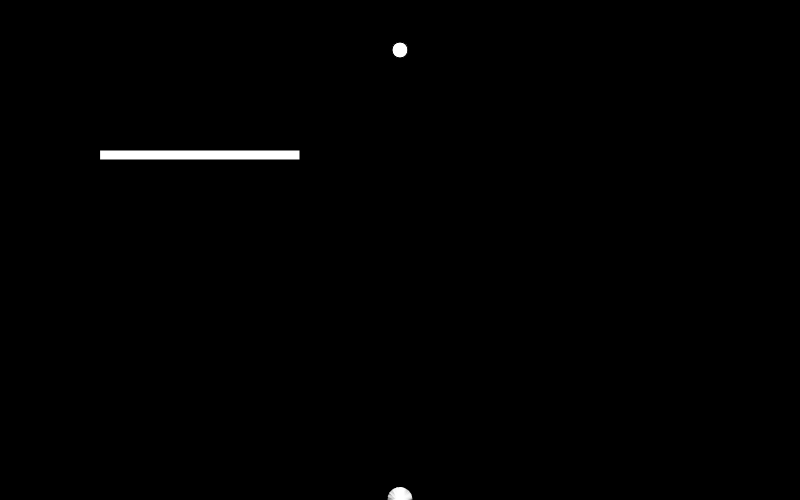
Frame 1 (no input)
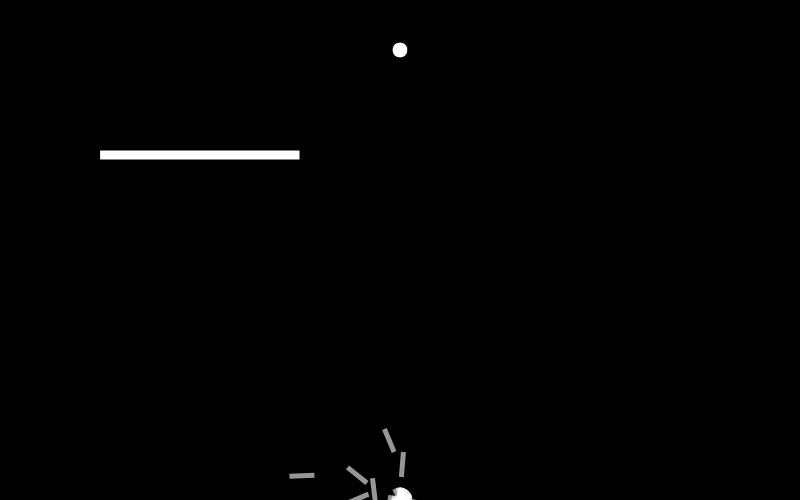
Frame 60 (no input)
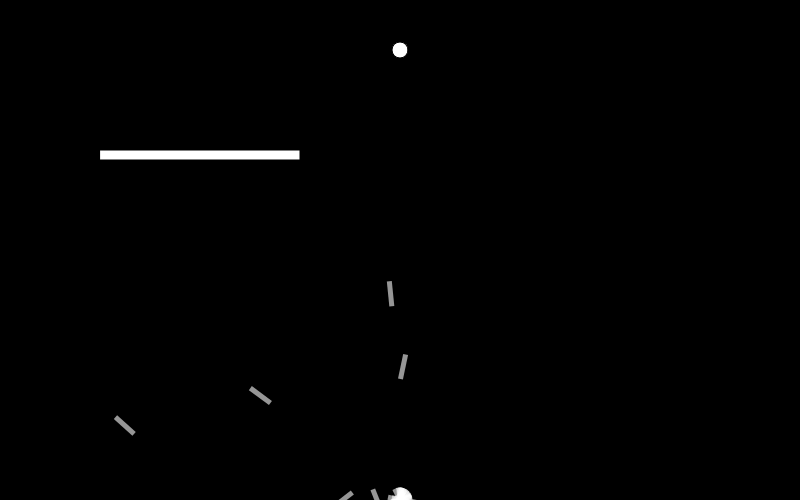
Frame 120 (the mouse pressed at the canvas centre since frame 60)

The p5.js sketch that drew these frames (run headless with seeded random() and noise() and a simulated clock; from frame 60 on, the mouse is pressed at the canvas centre):

// p5.js sketch
// ── sketch.js
// Daniel Shiffman
// http://codingtra.in
// http://patreon.com/codingtrain
// Code for: https://youtu.be/bGz7mv2vD6g

var population;
// Each rocket is alive till 400 frames
var lifespan = 400;
// Made to display count on screen
var lifeP;
// Keeps track of frames
var count = 0;
// Where rockets are trying to go
var target;
// Max force applied to rocket
var maxforce = 0.2;

// Dimensions of barrier
var rx = 100;
var ry = 150;
var rw = 200;
var rh = 10;

function setup() {
  createCanvas(800, 500);
  population = new Population();
  lifeP = createP();
  target = createVector(width / 2, 50);

}

function draw() {
  background(0);
  population.run();
  // Displays count to window
  lifeP.html(count);

  count++;
  if (count == lifespan) {
    population.evaluate();
    population.selection();
    // Population = new Population();
    count = 0;
  }
  // Renders barrier for rockets
  fill(255);
  rect(rx, ry, rw, rh);
  // Renders target
  ellipse(target.x, target.y, 16, 16);
}

// ── dna.js
// Daniel Shiffman
// http://codingtra.in
// http://patreon.com/codingtrain
// Code for: https://youtu.be/bGz7mv2vD6g

function DNA(genes) {
  // Recieves genes and create a dna object
  if (genes) {
    this.genes = genes;
  }
  // If no genes just create random dna
  else {
    this.genes = [];
    for (var i = 0; i < lifespan; i++) {
      // Gives random vectors
      this.genes[i] = p5.Vector.random2D();
      // Sets maximum force of vector to be applied to a rocket
      this.genes[i].setMag(maxforce);
    }
  }
  // Performs a crossover with another member of the species
  this.crossover = function(partner) {
    var newgenes = [];
    // Picks random midpoint
    var mid = floor(random(this.genes.length));
    for (var i = 0; i < this.genes.length; i++) {
      // If i is greater than mid the new gene should come from this partner
      if (i > mid) {
        newgenes[i] = this.genes[i];
      }
      // If i < mid new gene should come from other partners gene's
      else {
        newgenes[i] = partner.genes[i];
      }
    }
    // Gives DNA object an array
    return new DNA(newgenes);
  }

  // Adds random mutation to the genes to add variance.
  this.mutation = function() {
    for (var i = 0; i < this.genes.length; i++) {
      // if random number less than 0.01, new gene is then random vector
      if (random(1) < 0.01) {
        this.genes[i] = p5.Vector.random2D();
        this.genes[i].setMag(maxforce);
      }
    }
  }

}
// ── population.js
// Daniel Shiffman
// http://codingtra.in
// http://patreon.com/codingtrain
// Code for: https://youtu.be/bGz7mv2vD6g

function Population() {
  // Array of rockets
  this.rockets = [];
  // Amount of rockets
  this.popsize = 25;
  // Amount parent rocket partners
  this.matingpool = [];

  // Associates a rocket to an array index
  for (var i = 0; i < this.popsize; i++) {
    this.rockets[i] = new Rocket();
  }

  this.evaluate = function() {

    var maxfit = 0;
    // Iterate through all rockets and calcultes their fitness
    for (var i = 0; i < this.popsize; i++) {
      // Calculates fitness
      this.rockets[i].calcFitness();
      // If current fitness is greater than max, then make max equal to current
      if (this.rockets[i].fitness > maxfit) {
        maxfit = this.rockets[i].fitness;
      }
    }
    // Normalises fitnesses
    for (var i = 0; i < this.popsize; i++) {
      this.rockets[i].fitness /= maxfit;
    }

    this.matingpool = [];
    // Take rockets fitness make in to scale of 1 to 100
    // A rocket with high fitness will highly likely will be in the mating pool
    for (var i = 0; i < this.popsize; i++) {
      var n = this.rockets[i].fitness * 100;
      for (var j = 0; j < n; j++) {
        this.matingpool.push(this.rockets[i]);
      }
    }
  }
  // Selects appropriate genes for child
  this.selection = function() {
    var newRockets = [];
    for (var i = 0; i < this.rockets.length; i++) {
      // Picks random dna
      var parentA = random(this.matingpool).dna;
      var parentB = random(this.matingpool).dna;
      // Creates child by using crossover function
      var child = parentA.crossover(parentB);
      child.mutation();
      // Creates new rocket with child dna
      newRockets[i] = new Rocket(child);
    }
    // This instance of rockets are the new rockets
    this.rockets = newRockets;
  }

  // Calls for update and show functions
  this.run = function() {
    for (var i = 0; i < this.popsize; i++) {
      this.rockets[i].update();
      // Displays rockets to screen
      this.rockets[i].show();
    }
  }
}
// ── rocket.js
// Daniel Shiffman
// http://codingtra.in
// http://patreon.com/codingtrain
// Code for: https://youtu.be/bGz7mv2vD6g

// Constructor function
function Rocket(dna) {
  // Physics of rocket at current instance
  this.pos = createVector(width / 2, height);
  this.vel = createVector();
  this.acc = createVector();
  // Checkes rocket has reached target
  this.completed = false;
  // Checks if rocket had crashed
  this.crashed = false;
  // Gives a rocket dna
  if (dna) {
    this.dna = dna;
  } else {
    this.dna = new DNA();
  }
  this.fitness = 0;

  // Object can recieve force and add to acceleration
  this.applyForce = function(force) {
    this.acc.add(force);
  }
  // Calulates fitness of rocket
  this.calcFitness = function() {
    // Takes distance to target
    var d = dist(this.pos.x, this.pos.y, target.x, target.y);

    // Maps range of fitness
    this.fitness = map(d, 0, width, width, 0);
    // If rocket gets to target increase fitness of rocket
    if (this.completed) {
      this.fitness *= 10;
    }
    // If rocket does not get to target decrease fitness
    if (this.crashed) {
      this.fitness /= 10;
    }

  }
  // Updates state of rocket
  this.update = function() {
    // Checks distance from rocket to target
    var d = dist(this.pos.x, this.pos.y, target.x, target.y);
    // If distance less than 10 pixels, then it has reached target
    if (d < 10) {
      this.completed = true;
      this.pos = target.copy();
    }
    // Rocket hit the barrier
    if (this.pos.x > rx && this.pos.x < rx + rw && this.pos.y > ry && this.pos.y < ry + rh) {
      this.crashed = true;
    }
    // Rocket has hit left or right of window
    if (this.pos.x > width || this.pos.x < 0) {
      this.crashed = true;
    }
    // Rocket has hit top or bottom of window
    if (this.pos.y > height || this.pos.y < 0) {
      this.crashed = true;
    }


    //applies the random vectors defined in dna to consecutive frames of rocket
    this.applyForce(this.dna.genes[count]);
    // if rocket has not got to goal and not crashed then update physics engine
    if (!this.completed && !this.crashed) {
      this.vel.add(this.acc);
      this.pos.add(this.vel);
      this.acc.mult(0);
      this.vel.limit(4);
    }
  }
  // displays rocket to window
  this.show = function() {
    // push and pop allow's rotating and translation not to affect other objects
    push();
    //color customization of rockets
    noStroke();
    fill(255, 150);
    //translate to the postion of rocket
    translate(this.pos.x, this.pos.y);
    //rotatates to the angle the rocket is pointing
    rotate(this.vel.heading());
    //creates a rectangle shape for rocket
    rectMode(CENTER);
    rect(0, 0, 25, 5);
    pop();
  }

}
